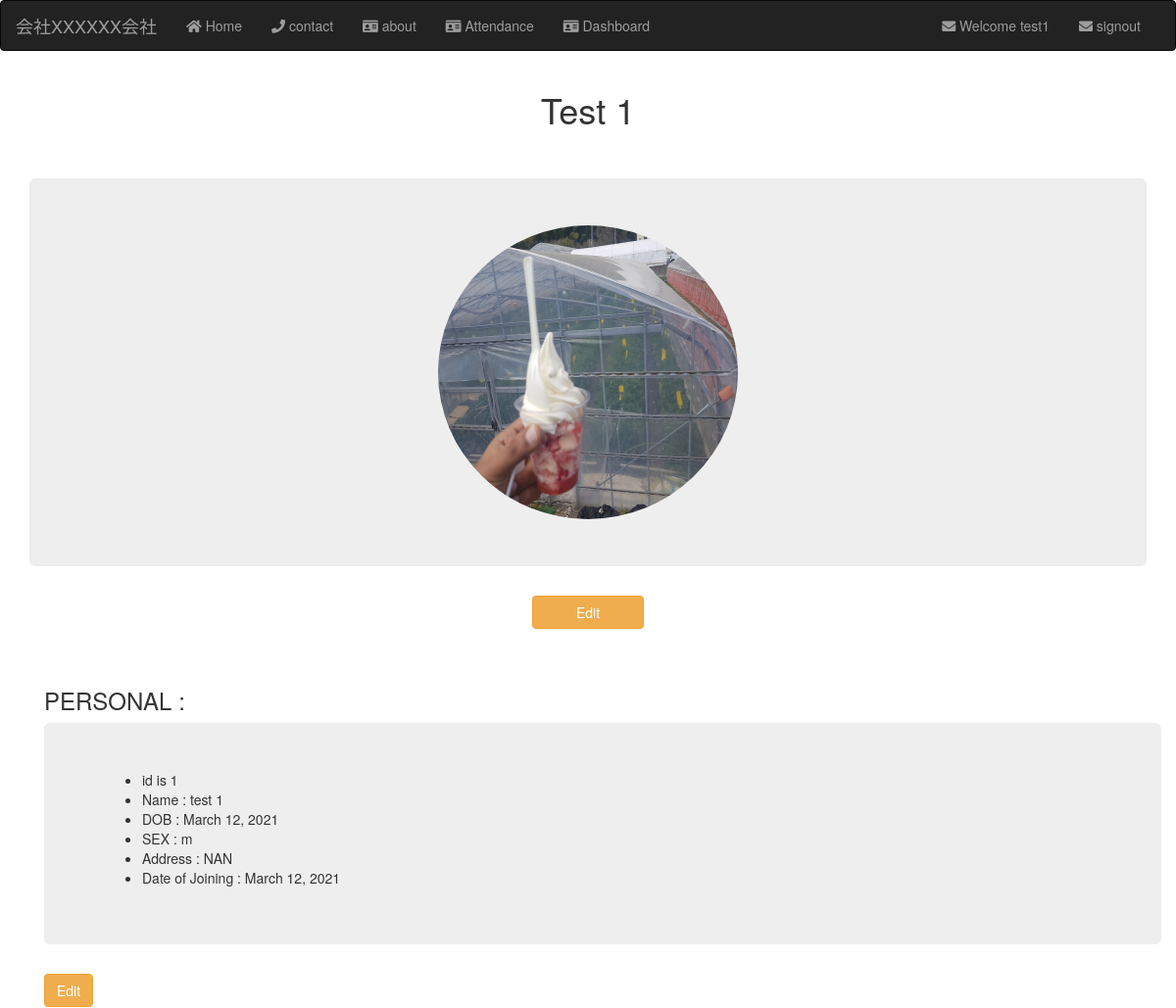
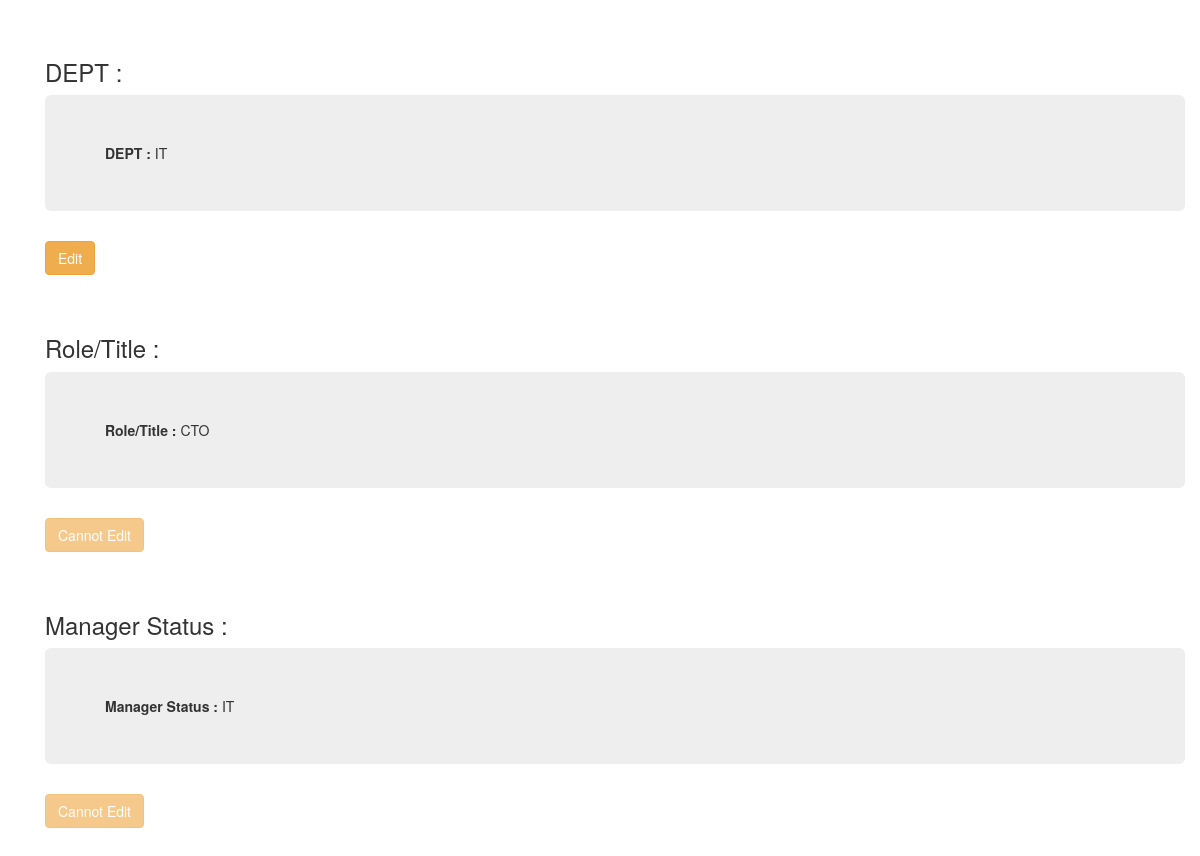
The app's page /profile (signed in) with its own data (2 pictures, top to bottom).
### structure/models.py (models this page shows, shortened)
class Employee(models.Model):
    user_profile = models.ForeignKey(user_profile, on_delete=models.CASCADE, null=True, blank=True )
    emp_no = models.IntegerField( primary_key=True)
    birth_date = models.DateField()
    first_name = models.CharField(max_length=14)
    last_name = models.CharField(max_length=16)
    gender = models.CharField(max_length=1)
    hire_date = models.DateField()
    address = models.TextField(max_length=100, blank = True, null=True, default="NAN")
    class Meta:
        verbose_name = ('employee')
        verbose_name_plural = ('employees')
    def __str__(self):
        return "{} {}".format(self.first_name, self.last_name)

class DeptEmp(models.Model):
    employee = models.ForeignKey('Employee', on_delete=models.CASCADE, db_column='emp_no', verbose_name=('employee'))
    department = models.ForeignKey(Department, on_delete=models.CASCADE, db_column='dept_no', verbose_name=('department'))
    from_date = models.DateField()
    to_date = models.DateField(blank=True, null=True)
    class Meta:
        verbose_name = ('department employee')
        verbose_name_plural = ('department employees')
        db_table = 'dept_emp'

class Department(models.Model):
    dept_no = models.CharField(primary_key=True, max_length=4)
    dept_name = models.CharField(unique=True, max_length=40)
    class Meta:
        verbose_name = ('department')
        verbose_name_plural = ('departments')
        ordering = ['dept_no']
    def __str__(self):
        return self.dept_name

class Title(models.Model):
    employee = models.ForeignKey(Employee, on_delete=models.CASCADE, db_column='emp_no', verbose_name=('employee'))
    title = models.CharField(max_length=50)
    from_date = models.DateField()
    to_date = models.DateField(blank=True, null=True)
    class Meta:
        verbose_name = ('title')
        verbose_name_plural = ('titles')

class DeptManager(models.Model):
    employee = models.ForeignKey('Employee', on_delete=models.CASCADE, db_column='emp_no', verbose_name=('employee'))
    department = models.ForeignKey(Department, on_delete=models.CASCADE, db_column='dept_no', verbose_name=('department'))
    from_date = models.DateField()
    to_date = models.DateField(null=True,blank=True)
    class Meta:
        verbose_name = ('department manager')
        verbose_name_plural = ('department managers')
        ordering = ['-from_date']
    def __str__(self):
        return "{} - {}".format(self.employee, self.department)

### registration/models.py (models this page shows, shortened)
class user_profile(models.Model):
    user = models.OneToOneField(User, on_delete=models.CASCADE)
    email = models.EmailField(blank = True)
    website = models.URLField(blank=True)
    profile_picture = models.ImageField(upload_to='profile_pictures' , blank = True )
    bio = models.CharField(blank=True, max_length=300)

### homepage/views.py (the view)
# urls.py: path('profile', views.profile , name = "profile"),
def profile(request):
    curr_user = request.user
    employee = Employee.objects.get(user_profile__email = curr_user.email)
    dept = DeptEmp.objects.get(employee__user_profile__email = curr_user.email)
    profilepicture = user_profile.objects.get(email=curr_user.email)
    print('i am the profile pic ', profilepicture.profile_picture)
    try:
        title = Title.objects.get(employee__user_profile__email = curr_user.email)
    except:
        title = "Employee"
    manager_status = get_or_none(DeptManager,employee__user_profile__email = curr_user.email)
    print(manager_status)
    return render(request,'landing/profile.html', {'emp' : employee, 'dept' : dept, 'title' : title , 'manager_status' : manager_status , 'pp':profilepicture})

### homepage/views.py (called while the page is built)
def get_or_none(model, **kwargs):
    try:
        return model.objects.get(**kwargs)
    except model.DoesNotExist:
        return None

### templates/landing/profile.html (shortened to what this page needs)
<!DOCTYPE html>
{% extends "base.html" %}
{% load static %}
{% block body %}
<h1 style="text-align: center; text-transform: capitalize; ">{{emp}}</h1>
<br><br>
<div class="jumbotron">
    <img class="profile-picture" src="media/{{pp.profile_picture}}" alt="No Profile Picture">
</div>
<div>
    <a href=" {% url 'homepage:updateprofile' pk=pp.id %} "><button class = "btn btn-warning profilebutton">Edit</button></a>
</div>
<br><br>
<div class="container">
    <h3>PERSONAL : </h3>
    <div class="jumbotron">
        <ul>
            <li>id is {{emp.emp_no}}</li>
            <li>Name : {{emp.first_name}} {{emp.last_name}} </li>
            <li>DOB : {{emp.birth_date}} </li>
            <li>SEX : {{emp.gender}}</li>
            <li>Address : {{emp.address}}</li>
            <li>Date of Joining : {{emp.hire_date}}</li>
        </ul>
    </div>
    <a href="{% url 'structure:EmployeeUpdate' pk=emp.emp_no %}">
        <button class="btn btn-warning"> Edit </button>
    </a>
</div>
<br><br>
<div class="container">
    <h3>DEPT : </h3>
    <div class="jumbotron">
        <b>DEPT :  </b>{{ dept.department }}
    </div>
<a href="{% url 'structure:DeptEmpUpdate' pk=dept.id %}">
    <button class="btn btn-warning"> Edit </button>
</a>
</div>
<br><br>
<div class="container">
    <h3>Role/Title : </h3>
    <div class="jumbotron">
        <b>Role/Title :  </b>{{ title.title }}
    </div>
<a href="">
    <button class="btn btn-warning" disabled>Cannot Edit </button>
</a>
</div>
<br><br>
<div class="container">
    <h3>Manager Status : </h3>
    <div class="jumbotron">
        {%if not manager_status%}
        <b>Manager Status :  </b> NONE
        {% else %}
            <b>Manager Status :  </b>{{ manager_status.department }}
        {% endif %}
    </div>
<a href="">
    <button class="btn btn-warning" disabled>Cannot Edit </button>
</a>
</div>
<br><br>
{% endblock %}

### templates/base.html (shortened to what this page needs)
<!DOCTYPE html>
{% load static %}
<html lang="en">
<head>
    <link rel="stylesheet" href="https://maxcdn.bootstrapcdn.com/bootstrap/3.3.7/css/bootstrap.min.css">
    <link rel="stylesheet" href="https://use.fontawesome.com/releases/v5.7.0/css/all.css">
    <link rel="stylesheet" href="{% static 'css/base.css' %}">
</head>
<body>
    <nav class="navbar navbar-inverse ">
        <div class="container-fluid">
            <div class="navbar-header">
                <a class="navbar-brand" href="/">会社XXXXXX会社</a>
            </div>
            <ul class="nav navbar-nav">
                <li> <a href="/"> <i class="fa fa-home" aria-hidden="true"> </i>  Home</a> </li>
                <li><a href=" {% url 'homepage:contact' %}"> <i class="fa fa-phone" aria-hidden="true"></i></i> contact</a></li>
                <li><a href="{% url 'homepage:about' %}"> <i class="fa fa-id-card" aria-hidden="true"></i> about</a></li>
                {% if user.is_authenticated %}
                    <li><a href="{% url 'attendance:attendance' %}"> <i class="fa fa-id-card" aria-hidden="true"></i> Attendance </a></li>
                    <li><a href="{% url 'dashboard:home' %}"> <i class="fa fa-id-card" aria-hidden="true"></i> Dashboard </a></li>
                {% endif %}
            </ul>
            {% if user.is_authenticated %}
            <ul class = "nav navbar-nav navbar-right">
                <li><a href=" {% url 'homepage:profile' %}"> <i class="fa fa-envelope" aria-hidden="true"></i> Welcome {{user.username}} </a></li>
                <li style="padding-right: 20px;"><a href="{% url 'registration:signout' %}"> <i class="fa fa-envelope" aria-hidden="true"></i> signout </a></li>
            {% endif %}
        </div>
    </nav>
    <div class="container">
        {% block body %}
        {% endblock %}
    </div>
</body>
</html>

### static/css/base.css (style rules this page uses)
.profile-picture { margin-left: 35%; margin-right: 35%; width : 30%; height : 300px; border-radius: 50%; }
.profilebutton { width: 10%; margin-left: 45%; margin-right: 45%; }

### records on screen
Employee: first_name+last_name "Test 1", emp_no "1", first_name "test", last_name "1", birth_date "March 12, 2021", gender "m", address "NAN", hire_date "March 12, 2021"
user_profile: profile_picture (picture)
DeptEmp: department "IT"
Title: title "CTO"
DeptManager: department "IT"

### other values on screen
{{ user.username }} "test1"
